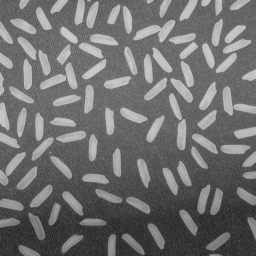
#> input picture Lab examples/Images/rice.png, 256 x 256 px, found by its file name
$ python ricegrain.py
#> lines starting #> are read from the running program, lines starting #| are printed output that depends on the picture; after the words box and inside, x2 and y2 are one past the last pixel; in counts of white or black regions, pixels touching at a corner belong together
import numpy as np
import cv2

def reject_borders(image_):
    out_image = image_.copy()
    h, w = image_.shape[:2]
    for row in range(h):
        if out_image[row, 0] == 255:
            cv2.floodFill(out_image, None, (0, row), 0)
        if out_image[row, w - 1] == 255:
            cv2.floodFill(out_image, None, (w - 1, row), 0)
    for col in range(w):
        if out_image[0, col] == 255:
            cv2.floodFill(out_image, None, (col, 0), 0)
        if out_image[h - 1, col] == 255:
            cv2.floodFill(out_image, None, (col, h - 1), 0)
    return out_image

# Load an color image in grayscale
img = cv2.imread(r"G:\\My Drive\\1. EIT Digital master\\Estland\\Semester 1\\Machine vision\\Lab\\rice.png", 0)
#> img is the input picture: shape (256, 256); min 40, max 204, mean 111.2

cv2.imshow("image", img)

#similar to flatfield correction CLAHE (Contrast Limited Adaptive Histogram Equalization)
clahe = cv2.createCLAHE(clipLimit=2.0, tileGridSize=(8,8))
cl1 = clahe.apply(img)
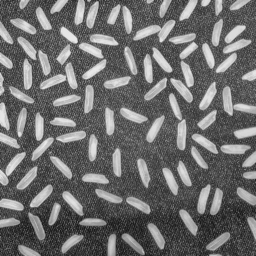
#> cl1: shape (256, 256); min 21, max 235, mean 109.2

cv2.imshow("Clahe img", cl1)


#thresholding
#https://medium.com/@sumandeep.banerjee/counting-grains-of-rice-corona-quarantine-blues-44eaba6d3598
ret,thresh1 = cv2.threshold(cl1,127,255, cv2.THRESH_BINARY)
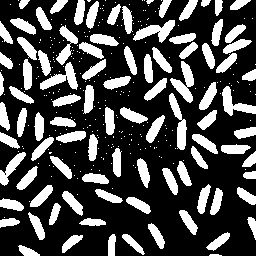
#> thresh1: shape (256, 256); 28.9% white; 319 white regions (226 under 20 px), largest, box (x1, y1, x2, y2) and area: (170, 61, 194, 103) 449, (133, 20, 175, 43) 433, (40, 62, 78, 90) 432

cv2.imshow("Threshold img", thresh1)

#erode image
kernel = np.ones((4,4), dtype = np.uint8)
#kernel = np.array([[0, 1, 0], [1, 1, 1], [0, 1, 0]], dtype = np.uint8)
#print(kernel)

eroded = cv2.erode(thresh1, kernel)
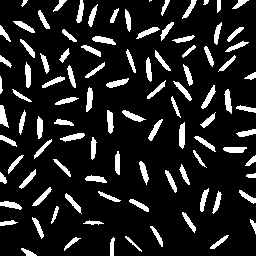
#> eroded: shape (256, 256); 13.2% white; 99 white regions (1 under 20 px), largest, box (x1, y1, x2, y2) and area: (179, 122, 185, 149) 136, (201, 85, 216, 109) 125, (92, 36, 116, 45) 124
cv2.imshow("Eroded img", eroded)

#remove border components https://stackoverflow.com/questions/66527607/remove-objects-that-touch-an-image-borders
borderless = reject_borders(eroded)
#> after the loop in reject_borders, `for row in range(h):`:
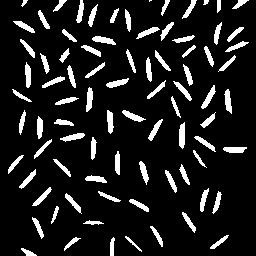
#> out_image: shape (256, 256); 11.6% white; 84 white regions (1 under 20 px), largest, box (x1, y1, x2, y2) and area: (179, 122, 185, 149) 136, (201, 85, 216, 109) 125, (92, 36, 116, 45) 124
#> after the loop in reject_borders, `for col in range(w):`:
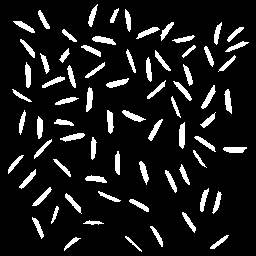
#> out_image: shape (256, 256); 10.6% white; 73 white regions

#count objects
contours, hierarchy = cv2.findContours(borderless, cv2.RETR_TREE, cv2.CHAIN_APPROX_SIMPLE)
#> contours = 73 contours; largest, box (x1, y1, x2, y2) and area: (179, 122, 185, 149) 108, (201, 85, 216, 109) 100, (92, 36, 116, 45) 98, (224, 89, 232, 114) 97, (86, 87, 93, 112) 97

cv2.imshow("%d objects" %len(contours), borderless)
cv2.waitKey(0) #to render image in vscode
